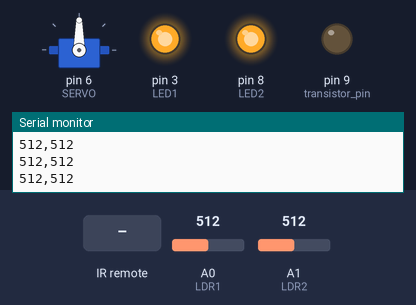
Simulated run of this sketch. Board: Arduino Uno, built with avr-gcc and run on an emulated ATmega328P. Parts: servo, output pins drawn as LEDs (lit = HIGH), the last lines printed to the serial monitor. Inputs (shaded band) come from the test bench; at power-on: A0 (LDR1) = 512, A1 (LDR2) = 512.

Above: at 3.2 s.
3.3 s: infrared code 0xB946FF00 received
6.3 s: A0 (LDR1) set to 591
9.3 s: A0 (LDR1) set to 617
At 9.42 s:
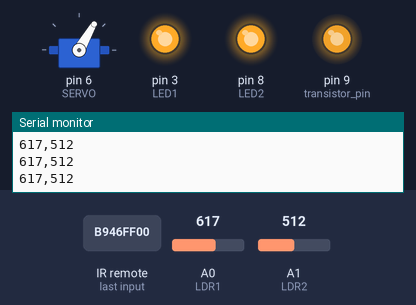
12.3 s: infrared code 0xEA15FF00 received
At 12.7 s:
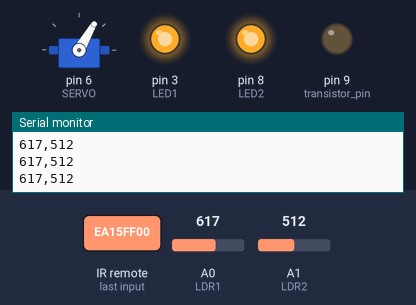
13.8 s: infrared code 0xBB44FF00 received
At 14.3 s:
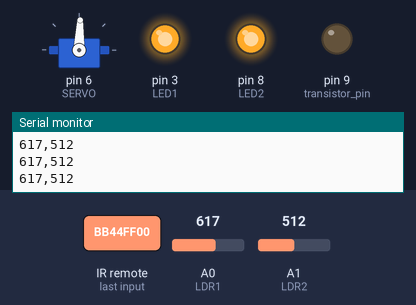
15.3 s: infrared code 0xF609FF00 received
At 16.6 s:
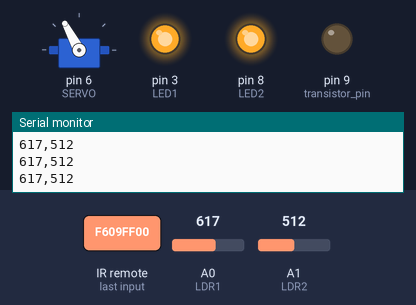
Timing chart, 0 to 17.8 s (numbered marks = the images above; inputs shaded):
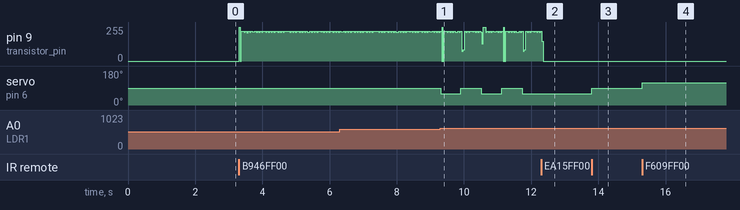

The sketch:

task4.ino
```cpp
#include "IRremote.h"
#include "Servo.h"

#define SERVO 6
#define LDR1 0
#define LDR2 1
#define LED1 3
#define LED2 8


int receiver = 12; // Signal Pin of IR receiver to Arduino Digital Pin
int servoAngle = 90;
Servo turnServo = Servo();
int leftReading = 0;
int rightReading = 0;
int blackThreshold = 600;
int timeStep = 0;
boolean turnFlag = false;
int zeroAngle = 90;
int turnAngle = 30;
boolean alreadyTurning = false;
boolean go = false;
int numberOfGates = 0;

// Turning radius 11.5 in or 2.7 seconds

void setup()
{
  Serial.begin(9600);

  pinMode(9, OUTPUT); //transistor pin
  IrReceiver.begin(receiver, ENABLE_LED_FEEDBACK); // Start the receiver

  pinMode(LED1, OUTPUT);
  digitalWrite(LED1, HIGH);
  pinMode(LED2, OUTPUT);
  digitalWrite(LED2, HIGH);

  turnServo.attach(SERVO);
  turnServo.write(servoAngle);
  digitalWrite(9, LOW);
  delay(2000);
}

void loop()
{
    leftReading = analogRead(LDR1);
    rightReading = analogRead(LDR2);
    Serial.print(leftReading);
    Serial.print(",");
    Serial.println(rightReading);
  if (go) {


    int mil = millis();

    if (leftReading >= blackThreshold && (mil - timeStep) > 600) {
      if (numberOfGates == 6)
        go = false;
      timeStep = mil;
      if (!alreadyTurning) {
        alreadyTurning = true;
        turnWheel(-1);
      } else {
        alreadyTurning = false;
        turnWheel(1);
      }
      numberOfGates++;
    } else if (leftReading <= blackThreshold && rightReading  <= blackThreshold)
      turnFlag = false;

    digitalWrite(9, HIGH);
    delay(10);
    digitalWrite(9, LOW);
    delay(1);

  }
  if (IrReceiver.decode()) // have we received an IR signal?
  {
    if (IrReceiver.decodedIRData.decodedRawData == 3108437760) {  //vol+ button, uses raw value instead of hex
      Serial.println("up");
      //      digitalWrite(9, HIGH);  //transistor
      //      delay(2900); //
      //      digitalWrite(9, LOW);
      go = true;
    }
    else if (IrReceiver.decodedIRData.decodedRawData == 3927310080) { //vol- button
      Serial.println("down");
      digitalWrite(9, LOW);
      go = false;

    }
    else if (IrReceiver.decodedIRData.decodedRawData == 3141861120) { //skip to start button
      Serial.println("left");
      zeroAngle -= 2;
      resetWheel();
    }
    else if (IrReceiver.decodedIRData.decodedRawData == 3158572800) { //skip to end button
      Serial.println("right");
      zeroAngle += 2;
      resetWheel();
    } else if (IrReceiver.decodedIRData.decodedRawData == 4127850240) {//up key
      turnWheel(1);
    } else if (IrReceiver.decodedIRData.decodedRawData == 4161273600) { // Down key
      turnWheel(-1);
    }  else if (IrReceiver.decodedIRData.decodedRawData == 0xAD52FF00) {
      numberOfGates == 0;
      alreadyTurning = false;
      turnFlag = false;
      timeStep = -100;
    }
    IrReceiver.resume();
  }

}

void resetWheel() {
  if (zeroAngle > 135)
    zeroAngle = 135;
  else if (zeroAngle < 45)
    zeroAngle = 45;

  servoAngle = zeroAngle;
  turnServo.write(servoAngle);
}
void turnWheel (int dir) {
  servoAngle += dir * turnAngle;

  if (servoAngle > zeroAngle + turnAngle)
    servoAngle = zeroAngle + turnAngle;
  else if (servoAngle < zeroAngle - turnAngle)
    servoAngle = zeroAngle - turnAngle;;

  turnServo.write(servoAngle);
  delay(50);
}
```

Measured:
- the behaviour switches between 599 and 600 on A0 (LDR1) (found by bisection; images 0 and 1)
- after the input at 9.3 s, servo on pin 6 (SERVO): alternates 90° for 0.61 s and 60° for 0.61 s, starting at once
- after the input at 12.3 s, servo on pin 6 (SERVO): stays 60° (without the input it goes to 90° after 0.04 s)
- after the input at 13.8 s, servo on pin 6 (SERVO): 60° → 88° at once
- after the input at 15.3 s, servo on pin 6 (SERVO): 88° → 118° at once
